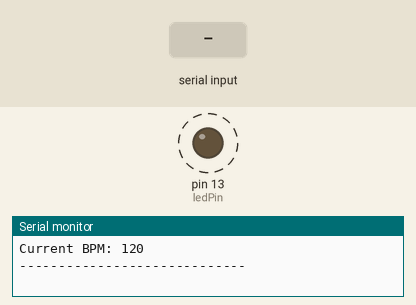
Bench run of a sketch on a simulated Arduino Uno, built with avr-gcc and run on an emulated ATmega328P. Shown: output pins drawn as LEDs (lit = HIGH), the last lines printed to the serial monitor. Dashed ring = blinking. The test bench sets the inputs (shaded band).

Above: at 0.87 s.
1.3 s: "30,150\n" received over Serial
At 2.6 s:
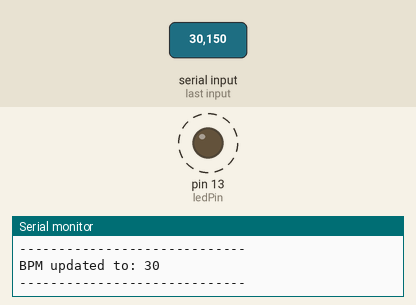
4.3 s: "90,45\n" received over Serial
At 6.1 s:
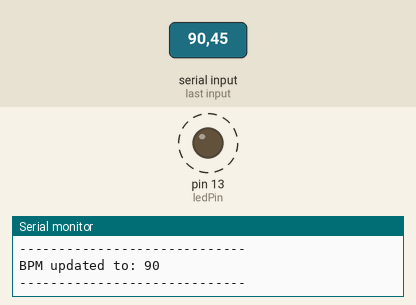
Timing chart, 0 to 16.3 s (numbered marks = the images above; inputs shaded):
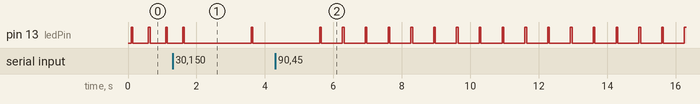

The sketch:

metrono.ino
```cpp
const int ledPin = LED_BUILTIN;

int currentBPM = 120; // Default tempo: 120 Beats Per Minute
long delayBetweenBeats = 60000 / currentBPM;

// --- Setup ---
void setup() {
  pinMode(ledPin, OUTPUT);

  Serial.begin(9600);

  Serial.println("--- Arduino LED Metronome ---");
  Serial.println("Enter a new BPM (e.g., 60, 120, 180) in the Serial Monitor and press Enter.");
  Serial.print("Current BPM: ");
  Serial.println(currentBPM);
  Serial.println("-----------------------------");
}

// --- Loop ---
void loop() {
  if (Serial.available()) {
    String inputString = Serial.readStringUntil('\n');
    int newBPM = inputString.toInt();

    if (newBPM > 20 && newBPM <= 300) {
      currentBPM = newBPM;
      delayBetweenBeats = 60000 / currentBPM;

      Serial.print("BPM updated to: ");
      Serial.println(currentBPM);
    } else {
      Serial.println("Invalid BPM. Please enter a number between 20 and 300.");
    }
    Serial.println("-----------------------------");
  }
  digitalWrite(ledPin, HIGH);
  delay(50);
  digitalWrite(ledPin, LOW);
  delay(delayBetweenBeats - 50);
}
```

Measured:
- after the input at 1.3 s, pin 13 (ledPin): LOW → HIGH after 2.3 s, → LOW 0.05 s later
- after the input at 4.3 s, pin 13 (ledPin): alternates HIGH for 0.05 s and LOW for 0.62 s, starting after 2.0 s
- by itself, pin 13 (ledPin): alternates HIGH for 0.05 s and LOW for 0.45 s
